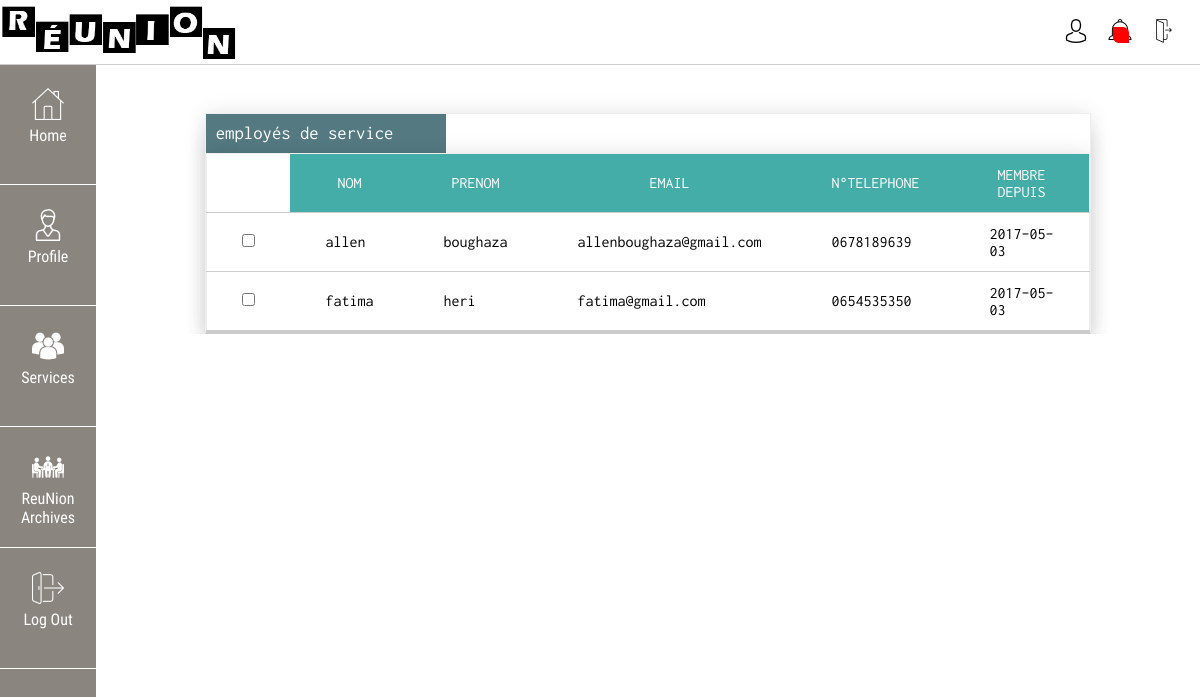
The app's page /index.php?page=service_detail&id=1 (signed in) with its own data.
### tables this page shows
CREATE TABLE `users` (
  `id` int(11) NOT NULL,
  `nom` varchar(50) NOT NULL,
  `prenom` varchar(50) NOT NULL,
  `email` varchar(100) NOT NULL,
  `tele` varchar(50) NOT NULL,
  `groups` int(11) NOT NULL,
  `service` int(11) NOT NULL,
  `password` varchar(64) NOT NULL,
  `date` date NOT NULL,
  `note` text NOT NULL
);

### classes/DB.php (called while the page is built, shortened)
<?php
class DB{
    private static $_instance = null;
	       private $_pdo,
	               $_query,
	               $_error = false,
	               $_results,
	               $_count = 0;
	private function __construct(){
		try{
			$this->_pdo = new PDO('mysql:host='. Config::get('mysql/host').';
			                     dbname='. Config::get('mysql/db'),
			                               Config::get('mysql/user'),
			                               Config::get('mysql/pass'));
		}catch(PDOException $e){
			die($e->getMessage());
		}
	}
	public static function getInstance(){
		if(!isset(self::$_instance)){
			self::$_instance = new DB();
		}
		return self::$_instance;
	}
	public function query($sql, $params = array()){
		$this->_error = false;
		if($this->_query = $this->_pdo->prepare($sql)){
			$x = 1;
			if(count($params)){
				foreach ($params as $param) {
					$this->_query->bindValue($x, $param);
					$x++;
				}
			}
			if($this->_query->execute()){
				$this->_results = $this->_query->fetchAll(PDO::FETCH_OBJ);
				$this->_count = $this->_query->rowCount();
			}else{
				$this->_error = true;
			}
		}
		return $this;
	}
    public function action($action, $table, $where = array()){
		if(count($where) === 3){
			$operators = array('=', '>', '<', '>=', '<=');
			$field    = $where[0];
			$operator = $where[1];
			$value    = $where[2];
			if(in_array($operator, $operators)){
				$sql = "{$action} FROM {$table} WHERE {$field} {$operator} ?";
				if(!$this->query($sql, array($value))->error()){
					return $this;
				}
			}
		}
		return false;
	}
	public function get($table, $where){
		return $this->action('SELECT *', $table, $where);
	}
	public function results(){
		return $this->_results;
	}
	public function error(){
		return $this->_error;
	}
	public function count(){
		return $this->_count;
	}
}
?>

### classes/Config.php (called while the page is built)
<?php
class Config{
    public static function get($path = null){
		if(isset($path)){
			$config = $GLOBALS['config'];
			$path = explode('/', $path);
			foreach ($path as $bit) {
				if(isset($config[$bit])){
					$config = $config[$bit];
				}
			}
			return $config;
		}
		return false;
	}
}
?>

### dservice.php (the view, shortened to what this page needs)
<?php if(isset($_GET['id'])) { $id= $_GET['id']; $service = DB::getInstance()->get('services', array('id', '=', $id))->first(); if(!empty($service)){ $log = Session::get(Config::get('session/session_name'));?>
<div class="area">
	<?php $emps = DB::getInstance()->get('users', array('service', '=', $id))->results();?>
	<table class="table">
		<h3 class="thead">employés de service</h3>
			<tr>
				<td></td>
				<th>nom</th>
				<th>prenom</th>
				<th>email</th>
				<th>n°telephone</th>
				<th>membre depuis</th>
			</tr>
			<?php foreach($emps as $emp) {?>
			<tr>
				<td><input type="checkbox" name="ren[]" value=""></td>
				<td><?php echo $emp->nom; ?></td>
				<td><?php echo $emp->prenom; ?></td>
				<td><?php echo $emp->email; ?></td>
				<td><?php echo $emp->tele; ?></td>
				<td><?php echo $emp->date; ?></td>
			</tr>
			<?php }?>
	</table>
</div>
<?php } else { Redirect::to('index.php?page=services');}} else { Redirect::to('index.php?page=services');}?>

### template/css/style.css (style rules this page uses)
* { margin: 0; padding: 0; list-style: none; text-decoration: none }
body { font-size: 100% }
.area { width: 80%; margin: 3em auto 0 }
.table { width: 100%; border-collapse: collapse; border: 1px solid #eee; border-bottom: 2px solid #ccc;overflow-x:auto; box-shadow: 0px 0px 20px rgba(0,0,0,0.10),0px 10px 20px rgba(0,0,0,0.05),0px 20px 20px rgba(0,0,0,0.05),0px 30px 20px rgba(0,0,0,0.05) }
.thead { width: 25%; font-family: rik; font-weight: 200; padding: .5em; background: #547980; color: white }
.table th, td { color: #000; border-bottom: 1px solid #ccc; padding: 12px 35px; border-collapse: collapse; font-family: rik; font-weight: 200 }
table th { background: #45ADA8; color: #fff !important; text-transform: uppercase }
.area { overflow:hidden; border: 1px solid #eee; border-bottom: 2px solid #ccc; box-shadow: 0px 0px 20px rgba(0,0,0,0.10),0px 10px 20px rgba(0,0,0,0.05),0px 20px 20px rgba(0,0,0,0.05),0px 30px 20px rgba(0,0,0,0.05) }

### records on screen
users: nom "allen", prenom "boughaza", email "allenboughaza@gmail.com", tele "0678189639", date "2017-05-03"
users: nom "fatima", prenom "heri", email "fatima@gmail.com", tele "0654535350", date "2017-05-03"
